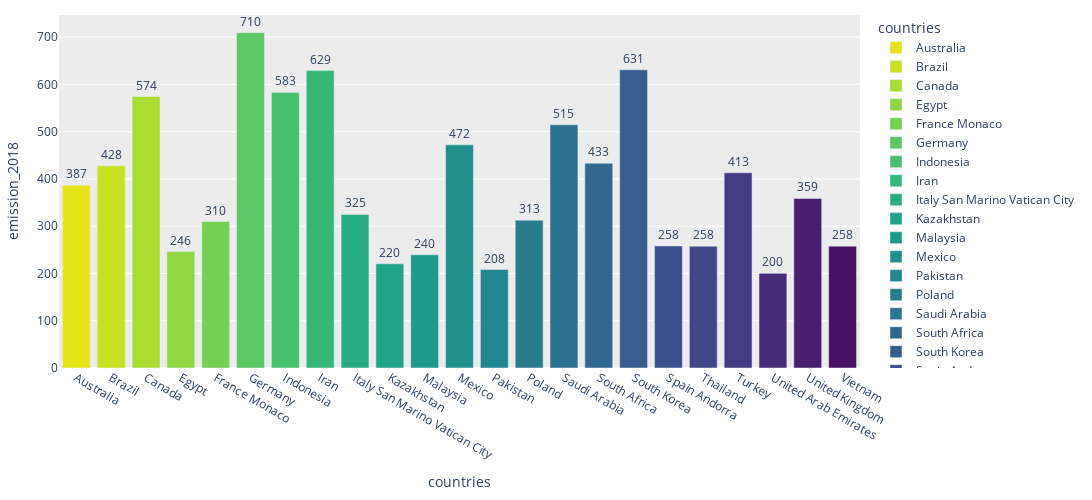

Write notebook code for a chart like this one.
### Markdown cell above
## Интерактивная гистограмма

### Code cell
fig = px.bar(df,
             x='countries',
             y='emission_2018',
             text='emission_2018',
             color='countries',
             color_discrete_sequence=pal_vi)

fig.update_traces(texttemplate='%{text:.3s}', textposition='outside')
fig.update_layout({'plot_bgcolor': '#ececec', 'paper_bgcolor': 'white'})

fig.update_layout(width=1100, height=500, margin=dict(t=15, l=15, r=15, b=15))
fig.show()

### Figure 1 — Plotly figure (JSON) as saved in the notebook; plotly's stock layout.template omitted (floating-point values rounded to 4 significant figures)
{"data": [{"alignmentgroup": "True", "hovertemplate": "countries=%{x}<br>emission_2018=%{text}<extra></extra>", "legendgroup": "Australia", "marker": {"color": "#e5e419", "pattern": {"shape": ""}}, "name": "Australia", "offsetgroup": "Australia", "orientation": "v", "showlegend": true, "text": [386.6], "textposition": "outside", "texttemplate": "%{text:.3s}", "type": "bar", "x": ["Australia"], "xaxis": "x", "y": [386.6], "yaxis": "y"}, {"alignmentgroup": "True", "hovertemplate": "countries=%{x}<br>emission_2018=%{text}<extra></extra>", "legendgroup": "Brazil", "marker": {"color": "#c8e020", "pattern": {"shape": ""}}, "name": "Brazil", "offsetgroup": "Brazil", "orientation": "v", "showlegend": true, "text": [427.7], "textposition": "outside", "texttemplate": "%{text:.3s}", "type": "bar", "x": ["Brazil"], "xaxis": "x", "y": [427.7], "yaxis": "y"}, {"alignmentgroup": "True", "hovertemplate": "countries=%{x}<br>emission_2018=%{text}<extra></extra>", "legendgroup": "Canada", "marker": {"color": "#aadc32", "pattern": {"shape": ""}}, "name": "Canada", "offsetgroup": "Canada", "orientation": "v", "showlegend": true, "text": [574.4], "textposition": "outside", "texttemplate": "%{text:.3s}", "type": "bar", "x": ["Canada"], "xaxis": "x", "y": [574.4], "yaxis": "y"}, {"alignmentgroup": "True", "hovertemplate": "countries=%{x}<br>emission_2018=%{text}<extra></extra>", "legendgroup": "Egypt", "marker": {"color": "#90d743", "pattern": {"shape": ""}}, "name": "Egypt", "offsetgroup": "Egypt", "orientation": "v", "showlegend": true, "text": [246.3], "textposition": "outside", "texttemplate": "%{text:.3s}", "type": "bar", "x": ["Egypt"], "xaxis": "x", "y": [246.3], "yaxis": "y"}, {"alignmentgroup": "True", "hovertemplate": "countries=%{x}<br>emission_2018=%{text}<extra></extra>", "legendgroup": "France Monaco", "marker": {"color": "#75d054", "pattern": {"shape": ""}}, "name": "France Monaco", "offsetgroup": "France Monaco", "orientation": "v", "showlegend": true, "text": [310.0], "textposition": "outside", "texttemplate": "%{text:.3s}", "type": "bar", "x": ["France Monaco"], "xaxis": "x", "y": [310.0], "yaxis": "y"}, {"alignmentgroup": "True", "hovertemplate": "countries=%{x}<br>emission_2018=%{text}<extra></extra>", "legendgroup": "Germany", "marker": {"color": "#5cc863", "pattern": {"shape": ""}}, "name": "Germany", "offsetgroup": "Germany", "orientation": "v", "showlegend": true, "text": [709.5], "textposition": "outside", "texttemplate": "%{text:.3s}", "type": "bar", "x": ["Germany"], "xaxis": "x", "y": [709.5], "yaxis": "y"}, {"alignmentgroup": "True", "hovertemplate": "countries=%{x}<br>emission_2018=%{text}<extra></extra>", "legendgroup": "Indonesia", "marker": {"color": "#48c16e", "pattern": {"shape": ""}}, "name": "Indonesia", "offsetgroup": "Indonesia", "orientation": "v", "showlegend": true, "text": [583.1], "textposition": "outside", "texttemplate": "%{text:.3s}", "type": "bar", "x": ["Indonesia"], "xaxis": "x", "y": [583.1], "yaxis": "y"}, {"alignmentgroup": "True", "hovertemplate": "countries=%{x}<br>emission_2018=%{text}<extra></extra>", "legendgroup": "Iran", "marker": {"color": "#35b779", "pattern": {"shape": ""}}, "name": "Iran", "offsetgroup": "Iran", "orientation": "v", "showlegend": true, "text": [629.3], "textposition": "outside", "texttemplate": "%{text:.3s}", "type": "bar", "x": ["Iran"], "xaxis": "x", "y": [629.3], "yaxis": "y"}, {"alignmentgroup": "True", "hovertemplate": "countries=%{x}<br>emission_2018=%{text}<extra></extra>", "legendgroup": "Italy San Marino Vatican City", "marker": {"color": "#27ad81", "pattern": {"shape": ""}}, "name": "Italy San Marino Vatican City", "offsetgroup": "Italy San Marino Vatican City", "orientation": "v", "showlegend": true, "text": [324.9], "textposition": "outside", "texttemplate": "%{text:.3s}", "type": "bar", "x": ["Italy San Marino Vatican City"], "xaxis": "x", "y": [324.9], "yaxis": "y"}, {"alignmentgroup": "True", "hovertemplate": "countries=%{x}<br>emission_2018=%{text}<extra></extra>", "legendgroup": "Kazakhstan", "marker": {"color": "#20a486", "pattern": {"shape": ""}}, "name": "Kazakhstan", "offsetgroup": "Kazakhstan", "orientation": "v", "showlegend": true, "text": [220.4], "textposition": "outside", "texttemplate": "%{text:.3s}", "type": "bar", "x": ["Kazakhstan"], "xaxis": "x", "y": [220.4], "yaxis": "y"}, {"alignmentgroup": "True", "hovertemplate": "countries=%{x}<br>emission_2018=%{text}<extra></extra>", "legendgroup": "Malaysia", "marker": {"color": "#1f9a8a", "pattern": {"shape": ""}}, "name": "Malaysia", "offsetgroup": "Malaysia", "orientation": "v", "showlegend": true, "text": [239.6], "textposition": "outside", "texttemplate": "%{text:.3s}", "type": "bar", "x": ["Malaysia"], "xaxis": "x", "y": [239.6], "yaxis": "y"}, {"alignmentgroup": "True", "hovertemplate": "countries=%{x}<br>emission_2018=%{text}<extra></extra>", "legendgroup": "Mexico", "marker": {"color": "#21908d", "pattern": {"shape": ""}}, "name": "Mexico", "offsetgroup": "Mexico", "orientation": "v", "showlegend": true, "text": [472.1], "textposition": "outside", "texttemplate": "%{text:.3s}", "type": "bar", "x": ["Mexico"], "xaxis": "x", "y": [472.1], "yaxis": "y"}, {"alignmentgroup": "True", "hovertemplate": "countries=%{x}<br>emission_2018=%{text}<extra></extra>", "legendgroup": "Pakistan", "marker": {"color": "#24868e", "pattern": {"shape": ""}}, "name": "Pakistan", "offsetgroup": "Pakistan", "orientation": "v", "showlegend": true, "text": [208.4], "textposition": "outside", "texttemplate": "%{text:.3s}", "type": "bar", "x": ["Pakistan"], "xaxis": "x", "y": [208.4], "yaxis": "y"}, {"alignmentgroup": "True", "hovertemplate": "countries=%{x}<br>emission_2018=%{text}<extra></extra>", "legendgroup": "Poland", "marker": {"color": "#287c8e", "pattern": {"shape": ""}}, "name": "Poland", "offsetgroup": "Poland", "orientation": "v", "showlegend": true, "text": [312.7], "textposition": "outside", "texttemplate": "%{text:.3s}", "type": "bar", "x": ["Poland"], "xaxis": "x", "y": [312.7], "yaxis": "y"}, {"alignmentgroup": "True", "hovertemplate": "countries=%{x}<br>emission_2018=%{text}<extra></extra>", "legendgroup": "Saudi Arabia", "marker": {"color": "#2c718e", "pattern": {"shape": ""}}, "name": "Saudi Arabia", "offsetgroup": "Saudi Arabia", "orientation": "v", "showlegend": true, "text": [514.6], "textposition": "outside", "texttemplate": "%{text:.3s}", "type": "bar", "x": ["Saudi Arabia"], "xaxis": "x", "y": [514.6], "yaxis": "y"}, {"alignmentgroup": "True", "hovertemplate": "countries=%{x}<br>emission_2018=%{text}<extra></extra>", "legendgroup": "South Africa", "marker": {"color": "#31688e", "pattern": {"shape": ""}}, "name": "South Africa", "offsetgroup": "South Africa", "orientation": "v", "showlegend": true, "text": [433.2], "textposition": "outside", "texttemplate": "%{text:.3s}", "type": "bar", "x": ["South Africa"], "xaxis": "x", "y": [433.2], "yaxis": "y"}, {"alignmentgroup": "True", "hovertemplate": "countries=%{x}<br>emission_2018=%{text}<extra></extra>", "legendgroup": "South Korea", "marker": {"color": "#365d8d", "pattern": {"shape": ""}}, "name": "South Korea", "offsetgroup": "South Korea", "orientation": "v", "showlegend": true, "text": [630.9], "textposition": "outside", "texttemplate": "%{text:.3s}", "type": "bar", "x": ["South Korea"], "xaxis": "x", "y": [630.9], "yaxis": "y"}, {"alignmentgroup": "True", "hovertemplate": "countries=%{x}<br>emission_2018=%{text}<extra></extra>", "legendgroup": "Spain Andorra", "marker": {"color": "#3b518b", "pattern": {"shape": ""}}, "name": "Spain Andorra", "offsetgroup": "Spain Andorra", "orientation": "v", "showlegend": true, "text": [258.3], "textposition": "outside", "texttemplate": "%{text:.3s}", "type": "bar", "x": ["Spain Andorra"], "xaxis": "x", "y": [258.3], "yaxis": "y"}, {"alignmentgroup": "True", "hovertemplate": "countries=%{x}<br>emission_2018=%{text}<extra></extra>", "legendgroup": "Thailand", "marker": {"color": "#404688", "pattern": {"shape": ""}}, "name": "Thailand", "offsetgroup": "Thailand", "orientation": "v", "showlegend": true, "text": [257.9], "textposition": "outside", "texttemplate": "%{text:.3s}", "type": "bar", "x": ["Thailand"], "xaxis": "x", "y": [257.9], "yaxis": "y"}, {"alignmentgroup": "True", "hovertemplate": "countries=%{x}<br>emission_2018=%{text}<extra></extra>", "legendgroup": "Turkey", "marker": {"color": "#443983", "pattern": {"shape": ""}}, "name": "Turkey", "offsetgroup": "Turkey", "orientation": "v", "showlegend": true, "text": [413.0], "textposition": "outside", "texttemplate": "%{text:.3s}", "type": "bar", "x": ["Turkey"], "xaxis": "x", "y": [413.0], "yaxis": "y"}, {"alignmentgroup": "True", "hovertemplate": "countries=%{x}<br>emission_2018=%{text}<extra></extra>", "legendgroup": "United Arab Emirates", "marker": {"color": "#472c7a", "pattern": {"shape": ""}}, "name": "United Arab Emirates", "offsetgroup": "United Arab Emirates", "orientation": "v", "showlegend": true, "text": [200.3], "textposition": "outside", "texttemplate": "%{text:.3s}", "type": "bar", "x": ["United Arab Emirates"], "xaxis": "x", "y": [200.3], "yaxis": "y"}, {"alignmentgroup": "True", "hovertemplate": "countries=%{x}<br>emission_2018=%{text}<extra></extra>", "legendgroup": "United Kingdom", "marker": {"color": "#481f70", "pattern": {"shape": ""}}, "name": "United Kingdom", "offsetgroup": "United Kingdom", "orientation": "v", "showlegend": true, "text": [358.8], "textposition": "outside", "texttemplate": "%{text:.3s}", "type": "bar", "x": ["United Kingdom"], "xaxis": "x", "y": [358.8], "yaxis": "y"}, {"alignmentgroup": "True", "hovertemplate": "countries=%{x}<br>emission_2018=%{text}<extra></extra>", "legendgroup": "Vietnam", "marker": {"color": "#471063", "pattern": {"shape": ""}}, "name": "Vietnam", "offsetgroup": "Vietnam", "orientation": "v", "showlegend": true, "text": [257.9], "textposition": "outside", "texttemplate": "%{text:.3s}", "type": "bar", "x": ["Vietnam"], "xaxis": "x", "y": [257.9], "yaxis": "y"}], "layout": {"barmode": "relative", "height": 500, "legend": {"title": {"text": "countries"}, "tracegroupgap": 0}, "margin": {"b": 15, "l": 15, "r": 15, "t": 15}, "paper_bgcolor": "white", "plot_bgcolor": "#ececec", "width": 1100, "xaxis": {"anchor": "y", "categoryarray": ["Australia", "Brazil", "Canada", "Egypt", "France Monaco", "Germany", "Indonesia", "Iran", "Italy San Marino Vatican City", "Kazakhstan", "Malaysia", "Mexico", "Pakistan", "Poland", "Saudi Arabia", "South Africa", "South Korea", "Spain Andorra", "Thailand", "Turkey", "United Arab Emirates", "United Kingdom", "Vietnam"], "categoryorder": "array", "domain": [0, 1], "title": {"text": "countries"}}, "yaxis": {"anchor": "x", "domain": [0, 1], "title": {"text": "emission_2018"}}}}
